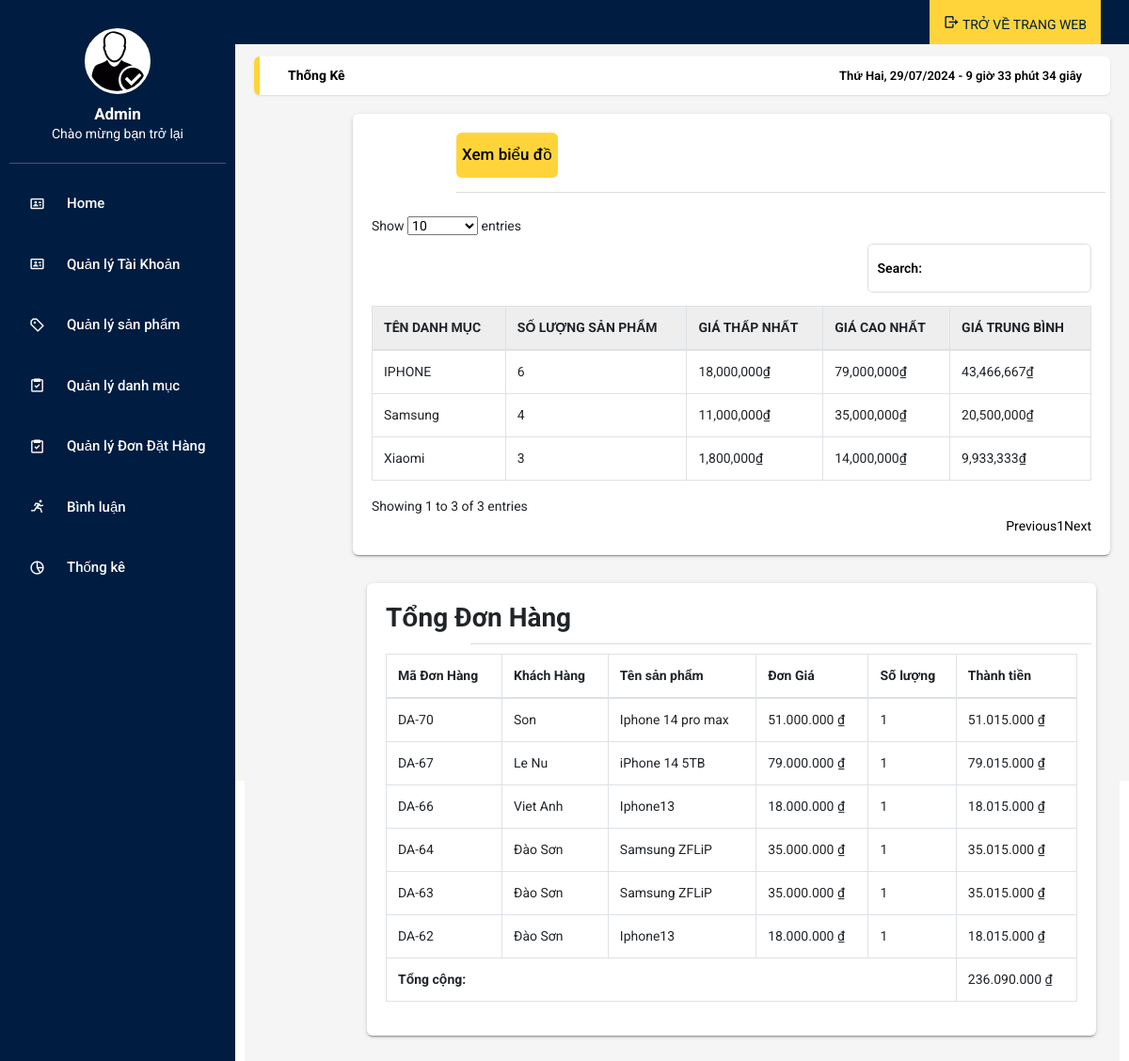
The page /admin/index.php?act=thongke on the database its author committed.
### tables this page shows
CREATE TABLE `order_detail` (
  `id` int NOT NULL,
  `id_order` int DEFAULT NULL,
  `id_pro` int DEFAULT NULL,
  `name` varchar(225) NOT NULL,
  `img` varchar(225) NOT NULL,
  `giamua` decimal(10,2) DEFAULT NULL,
  `soluong` int DEFAULT NULL,
  `thanhtien` decimal(10,2) DEFAULT NULL
);

CREATE TABLE `tbl_order` (
  `id` int NOT NULL,
  `id_user` int DEFAULT NULL,
  `hoten` varchar(255) DEFAULT NULL,
  `sdt` varchar(15) DEFAULT NULL,
  `email` varchar(255) DEFAULT NULL,
  `diachi` varchar(255) DEFAULT NULL,
  `ngaydathang` date DEFAULT NULL,
  `tongtien` decimal(10,2) DEFAULT NULL,
  `pttt` varchar(11) DEFAULT NULL,
  `trangthai` int DEFAULT '0' COMMENT '0.đơn hàng mới\r\n1.Đang xử lí\r\n2. Đang giao hàng\r\n3.Đã giao hàng'
);

CREATE TABLE `sanpham` (
  `id` int NOT NULL,
  `name` varchar(255) NOT NULL,
  `price` double(10,2) NOT NULL DEFAULT '0.00',
  `img` varchar(255) NOT NULL,
  `mota` text NOT NULL,
  `luotxem` int NOT NULL DEFAULT '0',
  `iddm` int NOT NULL
);

### admin/model/pdo.php (called while the page is built, shortened)
<?php
function pdo_get_connection(){
    $dburl = "mysql:host=localhost;dbname=duan1;charset=utf8";
    $username = 'root';
    $password = '';
    $conn = new PDO($dburl, $username, $password);
    $conn->setAttribute(PDO::ATTR_ERRMODE, PDO::ERRMODE_EXCEPTION);
    return $conn;
}
function pdo_query($sql){
    $sql_args = array_slice(func_get_args(), 1);
    try{
        $conn = pdo_get_connection();
        $stmt = $conn->prepare($sql);
        $stmt->execute($sql_args);
        $rows = $stmt->fetchAll();
        return $rows;
    }
    catch(PDOException $e){
        throw $e;
    }
    finally{
        unset($conn);
    }
}

### admin/model/thongke.php (called while the page is built)
<?php
function loadall_thongke(){
    $sql = "SELECT danhmuc.name as tendm, count(sanpham.id) as countsp, min(sanpham.price) as minprice, max(sanpham.price) as maxprice, avg(sanpham.price) as avgprice
    from sanpham left join danhmuc on danhmuc.id=sanpham.iddm group by danhmuc.id  order by danhmuc.id desc";
    $listtk = pdo_query($sql);
    return $listtk;
}

### admin/model/donhang.php (called while the page is built, shortened)
<?php
function loadall_chitietdonhang()
{
    $sql = "SELECT
    order_detail.id,
    order_detail.id_order,
    order_detail.id_pro,
    order_detail.giamua,
    order_detail.soluong,
    order_detail.thanhtien,
    sanpham.name as pro_name,
    tbl_order.hoten as hoten
FROM
    order_detail
JOIN
    sanpham ON order_detail.id_pro = sanpham.id
JOIN
    tbl_order ON order_detail.id_order = tbl_order.id
ORDER BY
    order_detail.id DESC";
    $listctdonhang = pdo_query($sql);
    return $listctdonhang;
}

### admin/thongke/list.php (the view, shortened to what this page needs)
<main class="app-content">
    <div class="app-title">
        <ul class="app-breadcrumb breadcrumb side">
            <li class="breadcrumb-item active"><a href="#"><b>Thống kê</b></a></li>
        </ul>
        <div id="clock"></div>
    </div>
    <div class="row">
        <div class="col-md-12">
            <div class="tile">
                <div class="tile-body">
                    <div class="row element-button">
                        <a href="index.php?act=bieudo"> <input class="mr20" type="button" value="Xem biểu đồ"></a>
                    </div>
                    <table class="table table-hover table-bordered js-copytextarea" cellpadding="0" cellspacing="0" border="0" id="sampleTable">
                        <thead>
                            <tr>
                                <th>TÊN DANH MỤC</th>
                                <th>SỐ LƯỢNG SẢN PHẨM</th>
                                <th>GIÁ THẤP NHẤT</th>
                                <th>GIÁ CAO NHẤT</th>
                                <th>GIÁ TRUNG BÌNH</th>
                            </tr>
                        </thead>
                        <tbody>
                            <?php
                            foreach ($listthongke as $tke) {
                                extract($tke);
                                echo '<tr>
                 <td>' . $tendm . '</td>
                 <td>' . $countsp . '</td>
                 <td>' . number_format($minprice) . '₫</td>
                 <td>' . number_format($maxprice) . '₫</td>
                 <td>' .  number_format($avgprice) . '₫</td>
             </tr>';
                            }
                            ?>
                </div>
            </div>
        </div>
        <div class="col-md-12">
            <div class="tile">
                <h2>Tổng Đơn Hàng</h2>
                <div class="tile-body">
                    <div class="row element-button">
                    </div>
                    <table class="table table-hover table-bordered" id="sampleTable">
                        <thead>
                            <tr>
                                <th>Mã Đơn Hàng</th>
                                <th>Khách Hàng</th>
                                <th>Tên sản phẩm</th>
                                <th>Đơn Giá</th>
                                <th>Số lượng</th>
                                <th>Thành tiền</th>
                            </tr>
                        </thead>
                        <tbody>
                            <?php
                            $totalAmount = 0;
                            foreach ($listdh as $dh) {
                                extract($dh);
                                $shippingFee = 15000;
                                $tong = $thanhtien + $shippingFee;
                                $totalAmount += $tong;
                                echo '<tr>
                  <td>DA-' . $id . '</td>
                  <td>' . $hoten . '</td>
                  <td>' . $pro_name . '</td>
                  <td>' . number_format($giamua, 0, ",", ".") . ' ₫</td>
                  <td>' . $soluong . '</td>
                  <td>' . number_format($tong, 0, ",", ".") . ' ₫</td>
              </tr>';
                            }
                            ?>
                        </tbody>
                        <tfoot>
                            <tr>
                                <td colspan="5" align="right"><strong>Tổng cộng:</strong></td>
                                <td><?php echo number_format($totalAmount, 0, ",", ".") . ' ₫'; ?></td>
                            </tr>
                        </tfoot>
                    </table>
                </div>
            </div>
        </div>
    </div>
</main>
</body>
</html>

### admin/css/main.css (style rules this page uses)
:root { --font_family: 'Roboto', sans-serif; --main_color: #001C40; --main_bg: #FFD43B; --login_bg: #001C40; --white_bg:#ffffff; --onehundred_percent:100%; --black_color:#000; --back_bg:#000000; --margin_0:0px; --padding_0:0px; --none:none; --transparent:transparent; --font_14:14px; --font_13:13px; --font_15:15px; --font_17:17px; --font-22:22px; --nine-900:900; --center:center; --one_five:1.5; --radius_5px:.357rem; --vh_100:100vh; --h_45:45px; --auto:auto; --w_960px: 960px; --w_316:316px; --w_500: 500; --w300:300px; --flex-element:flex; --wrap-element:wrap; --radius_10:10px; --px_1:1px; --e_flex:flex; --shadow-form:1px 1px 10px #00000070; --hidden-element:hidden; --bg-cover:cover; --cursor_pointer:pointer; --p_wrap_login:100px 100px 50px 100px; --shadow_login:0px 0px 20px 0px #0000003b; }
* { margin: var(--margin_0); padding: var(--padding_0); box-sizing: border-box; }
body, html { height: var(--onehundred_percent); font-family: var(--font_family); background: var(--white_bg); }
a { font-family: var(--font_family); font-size: var(--font_14); color: var(--black_color); margin: var(--margin_0); }
h1,h2,h3,h4,h5,h6 { margin: var(--margin_0); }
ul, li { margin: var(--margin_0); list-style-type: var(--none); }
input { outline: var(--none); border: var(--none); }
input[type=button] { font-size: var(--font_17); background: var(--main_bg); border: var(--px_1) solid var(--main_bg); color: var(--black_color); font-weight: var(--w_500); cursor: var(--cursor_pointer); width: var(--onehundred_percent); border-radius: var(--radius_5px); padding: 10px 0; outline: var(--none); font-family: var(--font_family); }

### rows shown on the page
order_detail: id "70", id_order.hoten "Son", sanpham.name "Iphone 14 pro max", giamua "51.000.000", soluong "1", thanhtien "51.015.000"
order_detail: id "67", id_order.hoten "Le Nu", sanpham.name "iPhone 14 5TB", giamua "79.000.000", soluong "1", thanhtien "79.015.000"
order_detail: id "66", id_order.hoten "Viet Anh", sanpham.name "Iphone13", giamua "18.000.000", soluong "1", thanhtien "18.015.000"
order_detail: id "64", id_order.hoten "Đào Sơn", sanpham.name "Samsung ZFLiP", giamua "35.000.000", soluong "1", thanhtien "35.015.000"
order_detail: id "63", id_order.hoten "Đào Sơn", sanpham.name "Samsung ZFLiP", giamua "35.000.000", soluong "1", thanhtien "35.015.000"
order_detail: id "62", id_order.hoten "Đào Sơn", sanpham.name "Iphone13", giamua "18.000.000", soluong "1", thanhtien "18.015.000"

### other values the page prints
$tendm "IPHONE"
$countsp "6"
$minprice "18,000,000"
$maxprice "79,000,000"
$avgprice "43,466,667"
$tendm "Xiaomi"
$countsp "3"
$minprice "1,800,000"
$maxprice "14,000,000"
$avgprice "9,933,333"
$tendm "Samsung"
$countsp "4"
$minprice "11,000,000"
$maxprice "35,000,000"
$avgprice "20,500,000"
